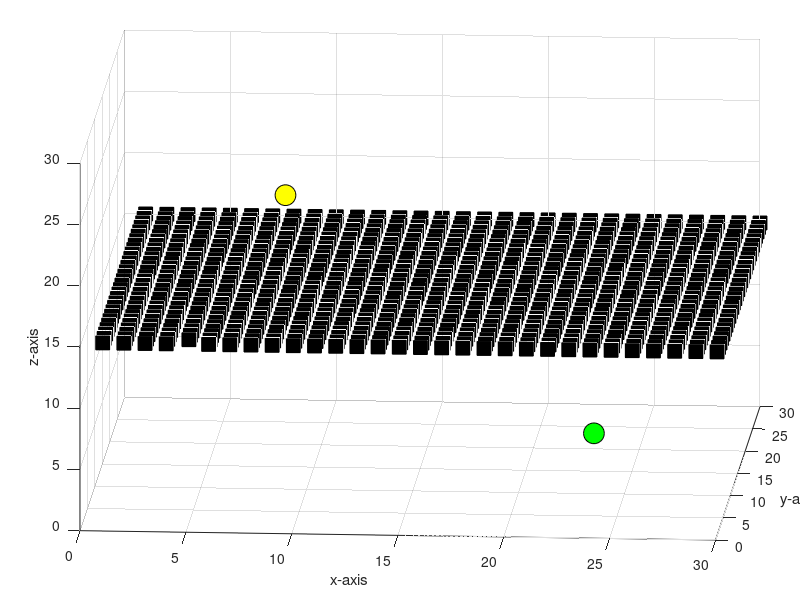

The MATLAB script that drew this image: (Note: this script raises an error after producing the figure.)
clear all; close all; clc;



Fig = figure();
% set(Fig, 'Name', 'Path Scoring Simulator', ... 
%     'NumberTitle', 'off', 'OuterPosition',get(0,'ScreenSize'), 'Resize', 'off');
% AXES = axes('Parent', Fig, ...
%     'Units','normalized',...
%     'Position',[0.045 0.045 0.512 0.946],...
%     'View',[30 10]);
set(Fig, 'Name', 'Path Scoring Simulator', ... 
    'NumberTitle', 'off', 'Position',[100 100 900 800]);
AXES = axes('Parent', Fig, ...
    'Units','normalized',...
    'Position',[0.1 0.1 0.85 0.85],...
    'View',[4 20]);






% Main_Grid_3D = 2*ones(10,10,10);     
Main_Grid_3D = 2*ones(30,30,30);

L1 = line('Parent',AXES,'XData',[],'YData',[],'ZData',[],'Marker','s','MarkerSize',10,'MarkerFaceColor','k','LineStyle','none');
xlabel('x-axis');ylabel('y-axis');zlabel('z-axis');
xlim([0 30]); ylim([0 30]); zlim([0 30]);
grid on;
hold on;
L2 = line('Parent',AXES,'XData',[],'YData',[],'ZData',[],'Marker','o','MarkerSize',15,'MarkerFaceColor','b');
L3 = line('Parent',AXES,'XData',[],'YData',[],'ZData',[],'Marker','s','MarkerSize',15,'MarkerFaceColor','r','MarkerEdgeColor','none','LineStyle','none');
L4 = line('Parent',AXES,'XData',[],'YData',[],'ZData',[],'Marker','s','MarkerSize',15,'MarkerFaceColor',[0.5 0.5 1.0],'MarkerEdgeColor','none','LineStyle','none');
L5 = line('Parent',AXES,'XData',[],'YData',[],'ZData',[],'Marker','o','MarkerSize',15,'MarkerFaceColor','g');
L6 = line('Parent',AXES,'XData',[],'YData',[],'ZData',[],'Marker','o','MarkerSize',15,'MarkerFaceColor','y');
L7 = line('Parent',AXES,'XData',[],'YData',[],'ZData',[],'Marker','d','MarkerSize',30,'MarkerFaceColor',[1.0 0.5 0.25]);

handles = struct('Fig',Fig,...
                 'AXES',AXES,...
                 'L1',L1,... %%... UserData reserved by handles
                 'L2',L2,...             
                 'L3',L3,...
                 'L4',L4,...
                 'L5',L5,...
                 'L6',L6,...
                 'L7',L7);
Main_Grid_3D(1:end,1:end,15) = 1;

% start_node = [20,20,2];
% dest_node =  [4,14,16];%[5,5,24]; %
% Main_Grid_3D(5,15,15) = 2;
% [Xhole,Yhole,Zhole] =  ind2sub(size(Main_Grid_3D),sub2ind(size(Main_Grid_3D),5,5,15));  set(handles.L7,'XData',Xhole,'YData',Yhole,'ZData',Zhole);

% start_node = [2,6,6];
% dest_node = [9,6,6];
% Main_Grid_3D(5,5,15) = 2;
% [Xhole,Yhole,Zhole] =  ind2sub(size(Main_Grid_3D),sub2ind(size(Main_Grid_3D),5,5,15));  set(handles.L7,'XData',Xhole,'YData',Yhole,'ZData',Zhole);

start_node = [randi(length(Main_Grid_3D)),randi(length(Main_Grid_3D)),2];
dest_node = [randi(length(Main_Grid_3D)),randi(length(Main_Grid_3D)),24];
Main_Grid_3D(randi(length(Main_Grid_3D)),randi(length(Main_Grid_3D)),15) = 2;



Main_Grid_3D(start_node(1,1),start_node(1,2),start_node(1,3)) = 5;
Main_Grid_3D(dest_node(1,1),dest_node(1,2),dest_node(1,3)) = 6;
[Xo,Yo,Zo] = ind2sub(size(Main_Grid_3D),find(Main_Grid_3D==1)); set(handles.L1,'XData',Xo,'YData',Yo,'ZData',Zo);
[Xs,Ys,Zs] = ind2sub(size(Main_Grid_3D),find(Main_Grid_3D==5)); set(handles.L5,'XData',Xs,'YData',Ys,'ZData',Zs);
[Xd,Yd,Zd] = ind2sub(size(Main_Grid_3D),find(Main_Grid_3D==6)); set(handles.L6,'XData',Xd,'YData',Yd,'ZData',Zd);
[Xhole,Yhole,Zhole] = ind2sub(size(Main_Grid_3D),find(Main_Grid_3D==6)); set(handles.L6,'XData',Xd,'YData',Yd,'ZData',Zd);
[route] = Scoring_3D(Main_Grid_3D,1);

[Xo,Yo,Zo] = ind2sub(size(Main_Grid_3D),find(Main_Grid_3D==1)); set(handles.L1,'XData',Xo,'YData',Yo,'ZData',Zo);
[Xp,Yp,Zp] = ind2sub(size(Main_Grid_3D),route); set(handles.L2,'XData',Xp,'YData',Yp,'ZData',Zp);
% [Xr,Yr,Zr] = ind2sub(size(Main_Grid_3D),find(Main_Grid_3D==3)); set(handles.L3,'XData',Xr,'YData',Yr,'ZData',Zr);
% [Xpp,Ypp,Zpp] = ind2sub(size(Main_Grid_3D),find(Main_Grid_3D==4)); set(handles.L4,'XData',Xpp,'YData',Ypp,'ZData',Zpp);
% [Xs,Ys,Zs] = ind2sub(size(Main_Grid_3D),find(Main_Grid_3D==5)); set(handles.L5,'XData',Xs,'YData',Ys,'ZData',Zs);
% [Xd,Yd,Zd] = ind2sub(size(Main_Grid_3D),find(Main_Grid_3D==6)); set(handles.L6,'XData',Xd,'YData',Yd,'ZData',Zd);
